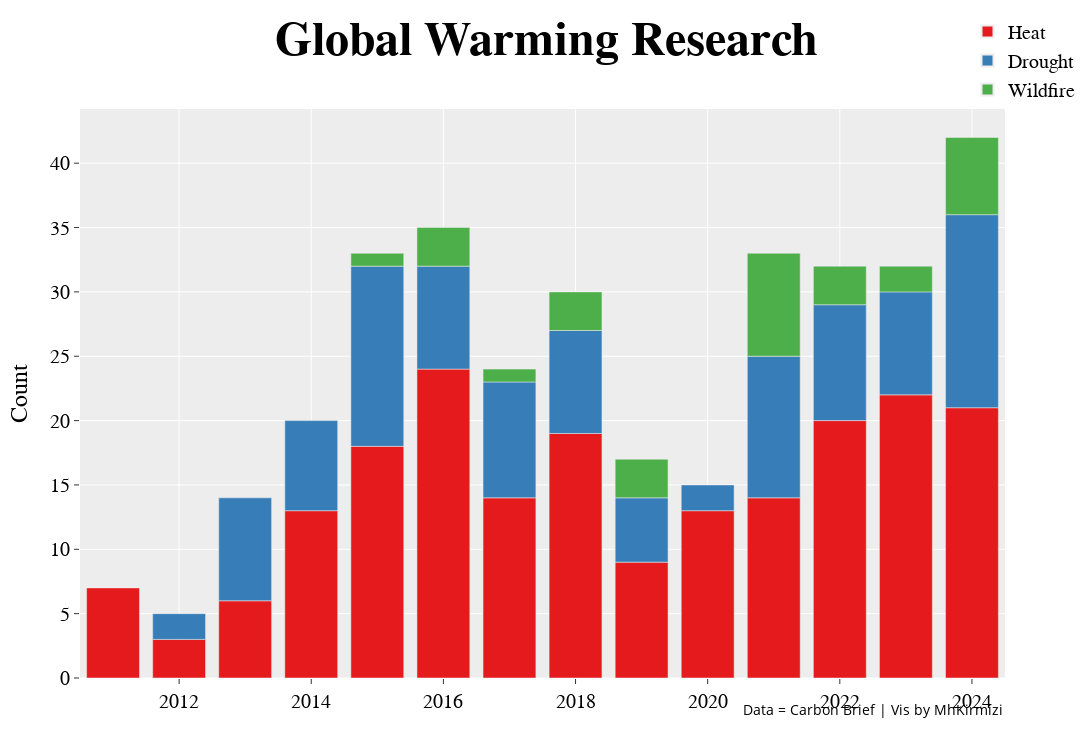

The code cell stored with this chart in its notebook:
### Code cell
fig = px.bar(df3_2020, x = 'publication_year', 
                 y = 'count', 
                 template = 'ggplot2',
                 color = 'event_type',
                 color_discrete_sequence= px.colors.qualitative.Set1,
                 width=1344, height=756,
                 )
fig.update_layout(
    title = dict(
        text = "Global Warming Research", 
        font=dict(size=48, color="black", family="Montserrat", weight='bold'), 
        x=0.5, 
        xanchor='center'
    ), 
    xaxis=dict(
        title=dict(
            text="",
            font=dict(family="Montserrat", size=24, color="black")
        ),
        tickfont=dict(family="Montserrat", size=20, color="black")
    ), 
    yaxis=dict(
        title=dict(
            text="Count",
            font=dict(family="Montserrat", size=24, color="black")
        ),
        tickfont=dict(family="Montserrat", size=20, color="black")
    ), 
    legend = dict(
        title = dict(  # ✅ Correct way to set legend title
        text = "",
        font = dict(size = 24, family = "Montserrat", color = "black")),
        xanchor='center', 
        yanchor='bottom',
        font = dict(
            size = 20, 
            family = "Montserrat", 
            color = "black"
        ), 
        itemsizing = 'constant'
), 
annotations = [
        dict(
            text = "Data = Carbon Brief | Vis by MhKirmizi", 
            xref = "paper", yref= "paper", 
            x = 1., y = -.075, 
            showarrow = False, 
            font = dict(size = 14, color = "black"), 
            align = "left"
        )
    ],
margin=dict(t=75, b=50))
fig.show()
fig.write_image("global_warming_research.png", width=1920, height=1080, scale=2)

### Figure 1 — Plotly figure (JSON) as saved in the notebook; plotly's stock layout.template omitted (floating-point values rounded to 4 significant figures)
{"data": [{"hovertemplate": "event_type=Heat<br>publication_year=%{x}<br>count=%{y}<extra></extra>", "legendgroup": "Heat", "marker": {"color": "rgb(228,26,28)", "pattern": {"shape": ""}}, "name": "Heat", "orientation": "v", "showlegend": true, "textposition": "auto", "type": "bar", "x": [2011, 2012, 2013, 2014, 2015, 2016, 2017, 2018, 2019, 2020, 2021, 2022, 2023, 2024], "xaxis": "x", "y": [7, 3, 6, 13, 18, 24, 14, 19, 9, 13, 14, 20, 22, 21], "yaxis": "y"}, {"hovertemplate": "event_type=Drought<br>publication_year=%{x}<br>count=%{y}<extra></extra>", "legendgroup": "Drought", "marker": {"color": "rgb(55,126,184)", "pattern": {"shape": ""}}, "name": "Drought", "orientation": "v", "showlegend": true, "textposition": "auto", "type": "bar", "x": [2012, 2013, 2014, 2015, 2016, 2017, 2018, 2019, 2020, 2021, 2022, 2023, 2024], "xaxis": "x", "y": [2, 8, 7, 14, 8, 9, 8, 5, 2, 11, 9, 8, 15], "yaxis": "y"}, {"hovertemplate": "event_type=Wildfire<br>publication_year=%{x}<br>count=%{y}<extra></extra>", "legendgroup": "Wildfire", "marker": {"color": "rgb(77,175,74)", "pattern": {"shape": ""}}, "name": "Wildfire", "orientation": "v", "showlegend": true, "textposition": "auto", "type": "bar", "x": [2015, 2016, 2017, 2018, 2019, 2021, 2022, 2023, 2024], "xaxis": "x", "y": [1, 3, 1, 3, 3, 8, 3, 2, 6], "yaxis": "y"}], "layout": {"annotations": [{"align": "left", "font": {"color": "black", "size": 14}, "showarrow": false, "text": "Data = Carbon Brief | Vis by MhKirmizi", "x": 1, "xref": "paper", "y": -0.075, "yref": "paper"}], "barmode": "relative", "height": 756, "legend": {"font": {"color": "black", "family": "Montserrat", "size": 20}, "itemsizing": "constant", "title": {"font": {"color": "black", "family": "Montserrat", "size": 24}, "text": ""}, "tracegroupgap": 0, "xanchor": "center", "yanchor": "bottom"}, "margin": {"b": 50, "t": 75}, "title": {"font": {"color": "black", "family": "Montserrat", "size": 48, "weight": "bold"}, "text": "Global Warming Research", "x": 0.5, "xanchor": "center"}, "width": 1344, "xaxis": {"anchor": "y", "domain": [0, 1], "tickfont": {"color": "black", "family": "Montserrat", "size": 20}, "title": {"font": {"color": "black", "family": "Montserrat", "size": 24}, "text": ""}}, "yaxis": {"anchor": "x", "domain": [0, 1], "tickfont": {"color": "black", "family": "Montserrat", "size": 20}, "title": {"font": {"color": "black", "family": "Montserrat", "size": 24}, "text": "Count"}}}}
